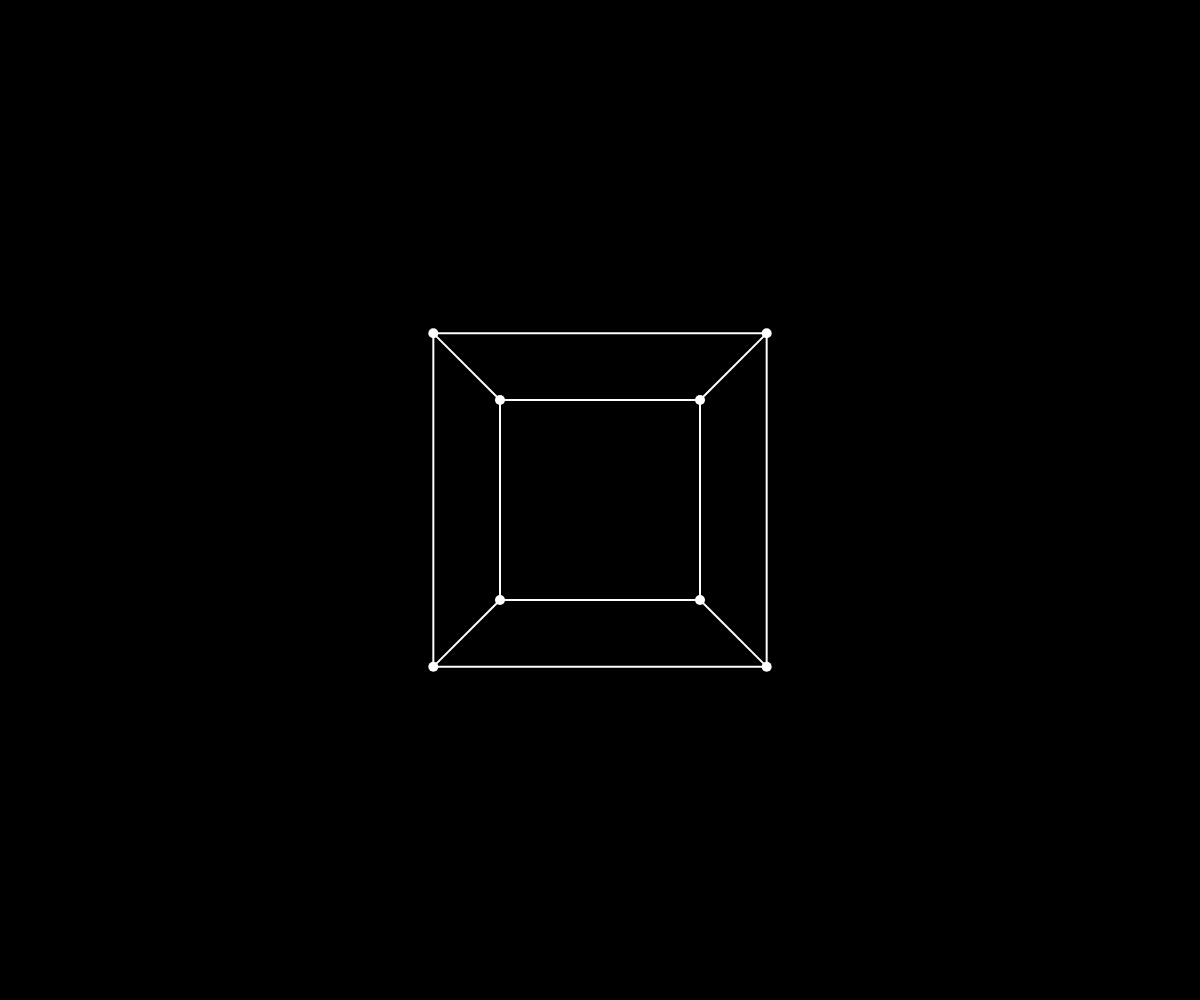
Frame 1 (no input)
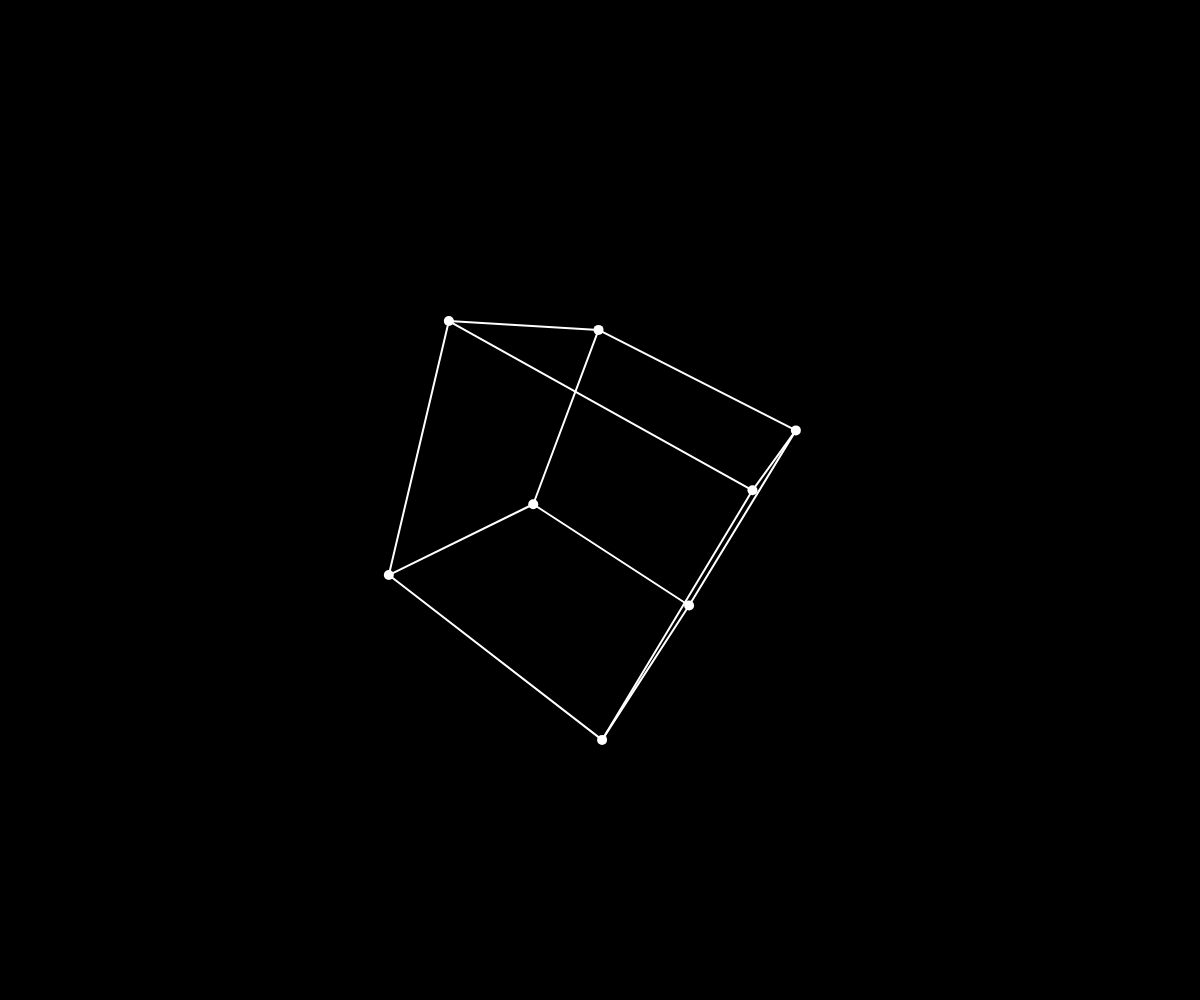
Frame 60 (no input)
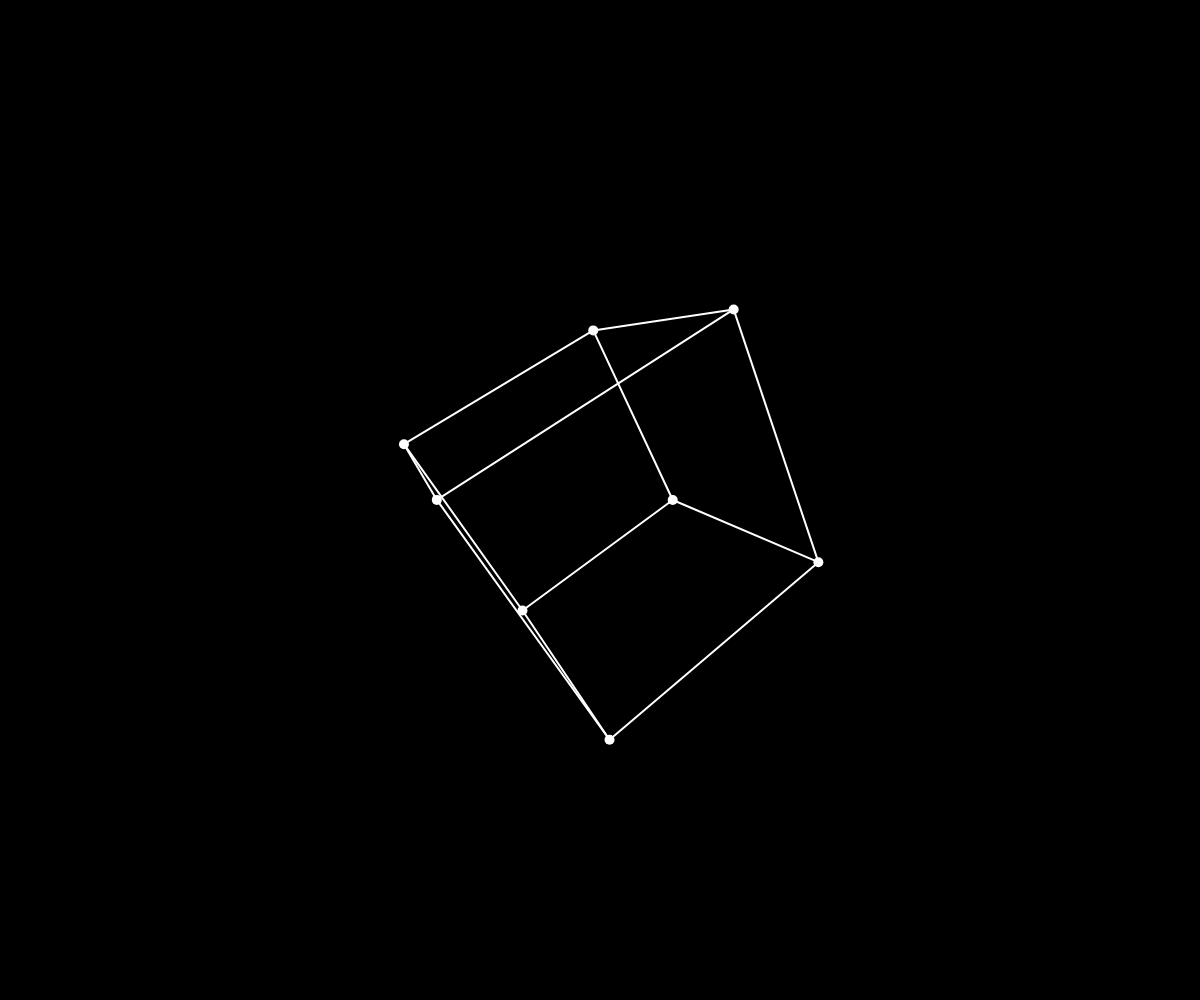
Frame 120 (the mouse pressed at the canvas centre since frame 60)

The p5.js sketch that drew these frames (run headless with seeded random() and noise() and a simulated clock; from frame 60 on, the mouse is pressed at the canvas centre):

// p5.js sketch
// ── sketch.js
const points = [],
  rotSpeed = 1,
  pers = 2; //0 for ortho
let angle = 0,
  sideLength;

function setup() {
  createCanvas(windowWidth, windowHeight);

  noFill();

  sideLength = min(width, height) / 2;

  points[0] = createVector(-0.5, -0.5, -0.5);
  points[1] = createVector(0.5, -0.5, -0.5);
  points[2] = createVector(0.5, 0.5, -0.5);
  points[3] = createVector(-0.5, 0.5, -0.5);
  points[4] = createVector(-0.5, -0.5, 0.5);
  points[5] = createVector(0.5, -0.5, 0.5);
  points[6] = createVector(0.5, 0.5, 0.5);
  points[7] = createVector(-0.5, 0.5, 0.5);
}

function draw() {
  background(0);

  translate(width / 2, height / 2);

  const rotationZ = [
    [cos(angle), -sin(angle), 0],
    [sin(angle), cos(angle), 0],
    [0, 0, 1]
  ],
    rotationX = [
      [1, 0, 0],
      [0, cos(angle), -sin(angle)],
      [0, sin(angle), cos(angle)]
    ],
    rotationY = [
      [cos(angle), 0, sin(angle)],
      [0, 1, 0],
      [-sin(angle), 0, cos(angle)]
    ];

  let projected = [];

  stroke(255);
  strokeWeight(10);

  for (let i = 0; i < points.length; i++) {
    let rotated = multMatrix(rotationY, [[points[i].x], [points[i].y], [points[i].z]]);
    rotated = multMatrix(rotationX, rotated);
    rotated = multMatrix(rotationZ, rotated);

    const z = (pers == 0) ? 1 : 1 / (pers - rotated[2][0]),
      projection = [
        [z, 0, 0],
        [0, z, 0]
      ];

    projected[i] = multMatrix(projection, rotated);

    point(projected[i][0][0] * sideLength, projected[i][1][0] * sideLength);
  }

  stroke(255);
  strokeWeight(2);

  for (let i = 0; i < 4; i++) {
    line(projected[i][0][0] * sideLength, projected[i][1][0] * sideLength, projected[(i + 1) % 4][0][0] * sideLength, projected[(i + 1) % 4][1][0] * sideLength);
    line(projected[i + 4][0][0] * sideLength, projected[i + 4][1][0] * sideLength, projected[((i + 1) % 4) + 4][0][0] * sideLength, projected[((i + 1) % 4) + 4][1][0] * sideLength);
    line(projected[i][0][0] * sideLength, projected[i][1][0] * sideLength, projected[i + 4][0][0] * sideLength, projected[i + 4][1][0] * sideLength);
  }

  angle += rotSpeed * (PI / 180);
}

function multMatrix(a, b) {
  const colsA = a[0].length,
    rowsA = a.length,
    colsB = b[0].length,
    rowsB = b.length;

  if (colsA !== rowsB) {
    throw { name: "Error", message: "Columns of A must match rows of B." };
  }

  result = [];
  for (let i = 0; i < rowsA; i++) {
    result[i] = [];
    for (let j = 0; j < colsB; j++) {
      let sum = 0;
      for (let k = 0; k < colsA; k++) {
        sum += a[i][k] * b[k][j];
      }
      result[i][j] = sum;
    }
  }
  return result;
}
